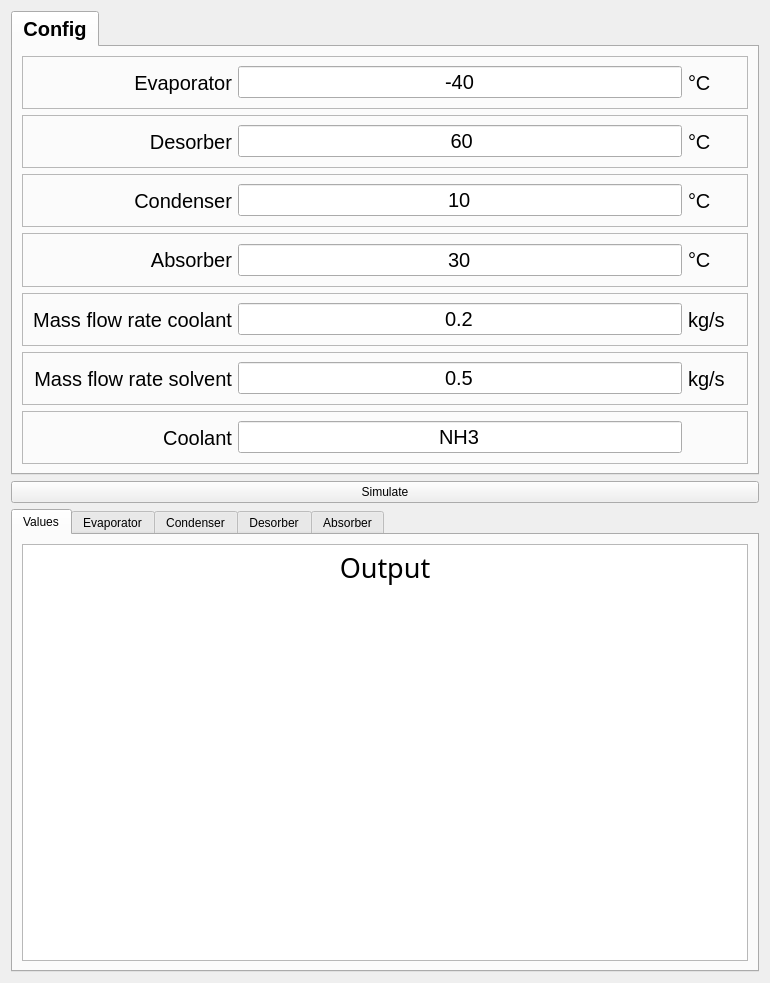
<?xml version="1.0" encoding="UTF-8"?>
<ui version="4.0">
 <class>Form</class>
 <widget class="QWidget" name="Form">
  <property name="geometry">
   <rect>
    <x>0</x>
    <y>0</y>
    <width>770</width>
    <height>983</height>
   </rect>
  </property>
  <property name="windowTitle">
   <string>Form</string>
  </property>
  <layout class="QVBoxLayout" name="verticalLayout">
   <item>
    <widget class="QTabWidget" name="tabWidget">
     <property name="font">
      <font>
       <pointsize>15</pointsize>
       <weight>75</weight>
       <bold>true</bold>
      </font>
     </property>
     <property name="currentIndex">
      <number>0</number>
     </property>
     <widget class="QWidget" name="tab">
      <property name="enabled">
       <bool>true</bool>
      </property>
      <attribute name="title">
       <string>Config</string>
      </attribute>
      <layout class="QVBoxLayout" name="verticalLayout_2">
       <item>
        <widget class="QFrame" name="frame">
         <property name="minimumSize">
          <size>
           <width>0</width>
           <height>50</height>
          </size>
         </property>
         <property name="frameShape">
          <enum>QFrame::StyledPanel</enum>
         </property>
         <property name="frameShadow">
          <enum>QFrame::Raised</enum>
         </property>
         <layout class="QHBoxLayout" name="horizontalLayout">
          <item>
           <widget class="QLabel" name="evaporator_label">
            <property name="minimumSize">
             <size>
              <width>200</width>
              <height>0</height>
             </size>
            </property>
            <property name="font">
             <font>
              <weight>50</weight>
              <bold>false</bold>
             </font>
            </property>
            <property name="text">
             <string>Evaporator</string>
            </property>
            <property name="alignment">
             <set>Qt::AlignRight|Qt::AlignTrailing|Qt::AlignVCenter</set>
            </property>
           </widget>
          </item>
          <item>
           <widget class="QLineEdit" name="evaporator_temperature">
            <property name="font">
             <font>
              <weight>50</weight>
              <bold>false</bold>
             </font>
            </property>
            <property name="text">
             <string>-40</string>
            </property>
            <property name="frame">
             <bool>true</bool>
            </property>
            <property name="alignment">
             <set>Qt::AlignCenter</set>
            </property>
            <property name="placeholderText">
             <string>insert value</string>
            </property>
           </widget>
          </item>
          <item>
           <widget class="QLabel" name="variable_unit">
            <property name="minimumSize">
             <size>
              <width>50</width>
              <height>0</height>
             </size>
            </property>
            <property name="font">
             <font>
              <weight>50</weight>
              <bold>false</bold>
             </font>
            </property>
            <property name="text">
             <string>°C</string>
            </property>
           </widget>
          </item>
         </layout>
        </widget>
       </item>
       <item>
        <widget class="QFrame" name="frame_3">
         <property name="minimumSize">
          <size>
           <width>0</width>
           <height>50</height>
          </size>
         </property>
         <property name="frameShape">
          <enum>QFrame::StyledPanel</enum>
         </property>
         <property name="frameShadow">
          <enum>QFrame::Raised</enum>
         </property>
         <layout class="QHBoxLayout" name="horizontalLayout_2">
          <item>
           <widget class="QLabel" name="desorber_label">
            <property name="minimumSize">
             <size>
              <width>200</width>
              <height>0</height>
             </size>
            </property>
            <property name="font">
             <font>
              <weight>50</weight>
              <bold>false</bold>
             </font>
            </property>
            <property name="text">
             <string>Desorber</string>
            </property>
            <property name="alignment">
             <set>Qt::AlignRight|Qt::AlignTrailing|Qt::AlignVCenter</set>
            </property>
           </widget>
          </item>
          <item>
           <widget class="QLineEdit" name="desorber_temperature">
            <property name="font">
             <font>
              <weight>50</weight>
              <bold>false</bold>
             </font>
            </property>
            <property name="text">
             <string> 60</string>
            </property>
            <property name="alignment">
             <set>Qt::AlignCenter</set>
            </property>
            <property name="placeholderText">
             <string>insert value</string>
            </property>
           </widget>
          </item>
          <item>
           <widget class="QLabel" name="variable_unit_8">
            <property name="minimumSize">
             <size>
              <width>50</width>
              <height>0</height>
             </size>
            </property>
            <property name="font">
             <font>
              <weight>50</weight>
              <bold>false</bold>
             </font>
            </property>
            <property name="text">
             <string>°C</string>
            </property>
           </widget>
          </item>
         </layout>
        </widget>
       </item>
       <item>
        <widget class="QFrame" name="frame_4">
         <property name="minimumSize">
          <size>
           <width>0</width>
           <height>50</height>
          </size>
         </property>
         <property name="frameShape">
          <enum>QFrame::StyledPanel</enum>
         </property>
         <property name="frameShadow">
          <enum>QFrame::Raised</enum>
         </property>
         <layout class="QHBoxLayout" name="horizontalLayout_3">
          <item>
           <widget class="QLabel" name="condenser_label">
            <property name="minimumSize">
             <size>
              <width>200</width>
              <height>0</height>
             </size>
            </property>
            <property name="font">
             <font>
              <weight>50</weight>
              <bold>false</bold>
             </font>
            </property>
            <property name="text">
             <string>Condenser</string>
            </property>
            <property name="alignment">
             <set>Qt::AlignRight|Qt::AlignTrailing|Qt::AlignVCenter</set>
            </property>
           </widget>
          </item>
          <item>
           <widget class="QLineEdit" name="condenser_temperature">
            <property name="font">
             <font>
              <weight>50</weight>
              <bold>false</bold>
             </font>
            </property>
            <property name="text">
             <string>10</string>
            </property>
            <property name="alignment">
             <set>Qt::AlignCenter</set>
            </property>
            <property name="placeholderText">
             <string>insert value</string>
            </property>
           </widget>
          </item>
          <item>
           <widget class="QLabel" name="variable_unit_12">
            <property name="minimumSize">
             <size>
              <width>50</width>
              <height>0</height>
             </size>
            </property>
            <property name="font">
             <font>
              <weight>50</weight>
              <bold>false</bold>
             </font>
            </property>
            <property name="text">
             <string>°C</string>
            </property>
           </widget>
          </item>
         </layout>
        </widget>
       </item>
       <item>
        <widget class="QFrame" name="frame_5">
         <property name="minimumSize">
          <size>
           <width>0</width>
           <height>50</height>
          </size>
         </property>
         <property name="frameShape">
          <enum>QFrame::StyledPanel</enum>
         </property>
         <property name="frameShadow">
          <enum>QFrame::Raised</enum>
         </property>
         <layout class="QHBoxLayout" name="horizontalLayout_4">
          <item>
           <widget class="QLabel" name="absorber_label">
            <property name="minimumSize">
             <size>
              <width>200</width>
              <height>0</height>
             </size>
            </property>
            <property name="font">
             <font>
              <weight>50</weight>
              <bold>false</bold>
             </font>
            </property>
            <property name="text">
             <string>Absorber</string>
            </property>
            <property name="alignment">
             <set>Qt::AlignRight|Qt::AlignTrailing|Qt::AlignVCenter</set>
            </property>
           </widget>
          </item>
          <item>
           <widget class="QLineEdit" name="absorber_temperature">
            <property name="font">
             <font>
              <weight>50</weight>
              <bold>false</bold>
             </font>
            </property>
            <property name="text">
             <string>30</string>
            </property>
            <property name="alignment">
             <set>Qt::AlignCenter</set>
            </property>
            <property name="placeholderText">
             <string>insert value</string>
            </property>
           </widget>
          </item>
          <item>
           <widget class="QLabel" name="variable_unit_14">
            <property name="minimumSize">
             <size>
              <width>50</width>
              <height>0</height>
             </size>
            </property>
            <property name="font">
             <font>
              <weight>50</weight>
              <bold>false</bold>
             </font>
            </property>
            <property name="text">
             <string>°C</string>
            </property>
           </widget>
          </item>
         </layout>
        </widget>
       </item>
       <item>
        <widget class="QFrame" name="frame_6">
         <property name="minimumSize">
          <size>
           <width>0</width>
           <height>50</height>
          </size>
         </property>
         <property name="frameShape">
          <enum>QFrame::StyledPanel</enum>
         </property>
         <property name="frameShadow">
          <enum>QFrame::Raised</enum>
         </property>
         <layout class="QHBoxLayout" name="horizontalLayout_5">
          <item>
           <widget class="QLabel" name="volumetric_flow_rate_label">
            <property name="minimumSize">
             <size>
              <width>200</width>
              <height>0</height>
             </size>
            </property>
            <property name="font">
             <font>
              <weight>50</weight>
              <bold>false</bold>
             </font>
            </property>
            <property name="text">
             <string>Mass flow rate coolant</string>
            </property>
            <property name="alignment">
             <set>Qt::AlignRight|Qt::AlignTrailing|Qt::AlignVCenter</set>
            </property>
           </widget>
          </item>
          <item>
           <widget class="QLineEdit" name="mass_flow_rate_coolant">
            <property name="font">
             <font>
              <weight>50</weight>
              <bold>false</bold>
             </font>
            </property>
            <property name="layoutDirection">
             <enum>Qt::LeftToRight</enum>
            </property>
            <property name="text">
             <string>0.2</string>
            </property>
            <property name="alignment">
             <set>Qt::AlignCenter</set>
            </property>
            <property name="placeholderText">
             <string>insert value</string>
            </property>
           </widget>
          </item>
          <item>
           <widget class="QLabel" name="variable_unit_15">
            <property name="minimumSize">
             <size>
              <width>50</width>
              <height>0</height>
             </size>
            </property>
            <property name="font">
             <font>
              <weight>50</weight>
              <bold>false</bold>
             </font>
            </property>
            <property name="text">
             <string>kg/s</string>
            </property>
           </widget>
          </item>
         </layout>
        </widget>
       </item>
       <item>
        <widget class="QFrame" name="frame_8">
         <property name="minimumSize">
          <size>
           <width>0</width>
           <height>50</height>
          </size>
         </property>
         <property name="frameShape">
          <enum>QFrame::StyledPanel</enum>
         </property>
         <property name="frameShadow">
          <enum>QFrame::Raised</enum>
         </property>
         <layout class="QHBoxLayout" name="horizontalLayout_7">
          <item>
           <widget class="QLabel" name="variable_17">
            <property name="minimumSize">
             <size>
              <width>200</width>
              <height>0</height>
             </size>
            </property>
            <property name="font">
             <font>
              <weight>50</weight>
              <bold>false</bold>
             </font>
            </property>
            <property name="text">
             <string>Mass flow rate solvent</string>
            </property>
            <property name="alignment">
             <set>Qt::AlignRight|Qt::AlignTrailing|Qt::AlignVCenter</set>
            </property>
           </widget>
          </item>
          <item>
           <widget class="QLineEdit" name="mass_flow_rate_solvent">
            <property name="font">
             <font>
              <weight>50</weight>
              <bold>false</bold>
             </font>
            </property>
            <property name="text">
             <string>0.5</string>
            </property>
            <property name="alignment">
             <set>Qt::AlignCenter</set>
            </property>
            <property name="placeholderText">
             <string>insert value</string>
            </property>
           </widget>
          </item>
          <item>
           <widget class="QLabel" name="variable_unit_17">
            <property name="minimumSize">
             <size>
              <width>50</width>
              <height>0</height>
             </size>
            </property>
            <property name="font">
             <font>
              <weight>50</weight>
              <bold>false</bold>
             </font>
            </property>
            <property name="text">
             <string>kg/s</string>
            </property>
           </widget>
          </item>
         </layout>
        </widget>
       </item>
       <item>
        <widget class="QFrame" name="frame_7">
         <property name="minimumSize">
          <size>
           <width>0</width>
           <height>50</height>
          </size>
         </property>
         <property name="frameShape">
          <enum>QFrame::StyledPanel</enum>
         </property>
         <property name="frameShadow">
          <enum>QFrame::Raised</enum>
         </property>
         <layout class="QHBoxLayout" name="horizontalLayout_6">
          <item>
           <widget class="QLabel" name="coolan_label">
            <property name="minimumSize">
             <size>
              <width>200</width>
              <height>0</height>
             </size>
            </property>
            <property name="font">
             <font>
              <weight>50</weight>
              <bold>false</bold>
             </font>
            </property>
            <property name="text">
             <string>Coolant</string>
            </property>
            <property name="alignment">
             <set>Qt::AlignRight|Qt::AlignTrailing|Qt::AlignVCenter</set>
            </property>
           </widget>
          </item>
          <item>
           <widget class="QLineEdit" name="coolant_var">
            <property name="font">
             <font>
              <weight>50</weight>
              <bold>false</bold>
             </font>
            </property>
            <property name="text">
             <string>NH3</string>
            </property>
            <property name="alignment">
             <set>Qt::AlignCenter</set>
            </property>
            <property name="placeholderText">
             <string>insert value</string>
            </property>
           </widget>
          </item>
          <item>
           <widget class="QLabel" name="variable_unit_16">
            <property name="minimumSize">
             <size>
              <width>50</width>
              <height>0</height>
             </size>
            </property>
            <property name="font">
             <font>
              <weight>50</weight>
              <bold>false</bold>
             </font>
            </property>
            <property name="text">
             <string/>
            </property>
           </widget>
          </item>
         </layout>
        </widget>
       </item>
      </layout>
     </widget>
    </widget>
   </item>
   <item>
    <widget class="QPushButton" name="simulateButton">
     <property name="text">
      <string>Simulate</string>
     </property>
    </widget>
   </item>
   <item>
    <widget class="QTabWidget" name="asd">
     <property name="currentIndex">
      <number>0</number>
     </property>
     <widget class="QWidget" name="tab_7">
      <attribute name="title">
       <string>Values</string>
      </attribute>
      <layout class="QHBoxLayout" name="horizontalLayout_15">
       <item>
        <widget class="QTextEdit" name="textEditValues">
         <property name="enabled">
          <bool>true</bool>
         </property>
         <property name="font">
          <font>
           <family>MS Gothic</family>
           <pointsize>45</pointsize>
           <weight>75</weight>
           <bold>true</bold>
          </font>
         </property>
         <property name="readOnly">
          <bool>true</bool>
         </property>
         <property name="html">
          <string>&lt;!DOCTYPE HTML PUBLIC &quot;-//W3C//DTD HTML 4.0//EN&quot; &quot;http://www.w3.org/TR/REC-html40/strict.dtd&quot;&gt;
&lt;html&gt;&lt;head&gt;&lt;meta name=&quot;qrichtext&quot; content=&quot;1&quot; /&gt;&lt;style type=&quot;text/css&quot;&gt;
p, li { white-space: pre-wrap; }
&lt;/style&gt;&lt;/head&gt;&lt;body style=&quot; font-family:'MS Gothic'; font-size:45pt; font-weight:600; font-style:normal;&quot;&gt;
&lt;p align=&quot;center&quot; style=&quot; margin-top:0px; margin-bottom:0px; margin-left:0px; margin-right:0px; -qt-block-indent:0; text-indent:0px;&quot;&gt;&lt;span style=&quot; font-family:'MS Shell Dlg 2'; font-size:20pt; font-weight:400;&quot;&gt;Output&lt;/span&gt;&lt;/p&gt;&lt;/body&gt;&lt;/html&gt;</string>
         </property>
        </widget>
       </item>
      </layout>
     </widget>
     <widget class="QWidget" name="tab_5">
      <property name="sizePolicy">
       <sizepolicy hsizetype="Expanding" vsizetype="Expanding">
        <horstretch>0</horstretch>
        <verstretch>0</verstretch>
       </sizepolicy>
      </property>
      <attribute name="title">
       <string>Evaporator</string>
      </attribute>
      <layout class="QVBoxLayout" name="verticalLayout_5">
       <item>
        <layout class="QVBoxLayout" name="LayoutEvaporatorPlot"/>
       </item>
      </layout>
     </widget>
     <widget class="QWidget" name="tab_6">
      <attribute name="title">
       <string>Condenser</string>
      </attribute>
      <layout class="QHBoxLayout" name="horizontalLayout_16">
       <item>
        <layout class="QVBoxLayout" name="LayoutCondenserPlot"/>
       </item>
      </layout>
     </widget>
     <widget class="QWidget" name="tab_8">
      <attribute name="title">
       <string>Desorber</string>
      </attribute>
      <layout class="QVBoxLayout" name="verticalLayout_7">
       <item>
        <layout class="QVBoxLayout" name="LayoutDesorberPlot"/>
       </item>
      </layout>
     </widget>
     <widget class="QWidget" name="tab_9">
      <attribute name="title">
       <string>Absorber</string>
      </attribute>
      <layout class="QVBoxLayout" name="verticalLayout_9">
       <item>
        <layout class="QVBoxLayout" name="LayoutAbsorberPlot"/>
       </item>
      </layout>
     </widget>
    </widget>
   </item>
  </layout>
 </widget>
 <resources/>
 <connections/>
</ui>
